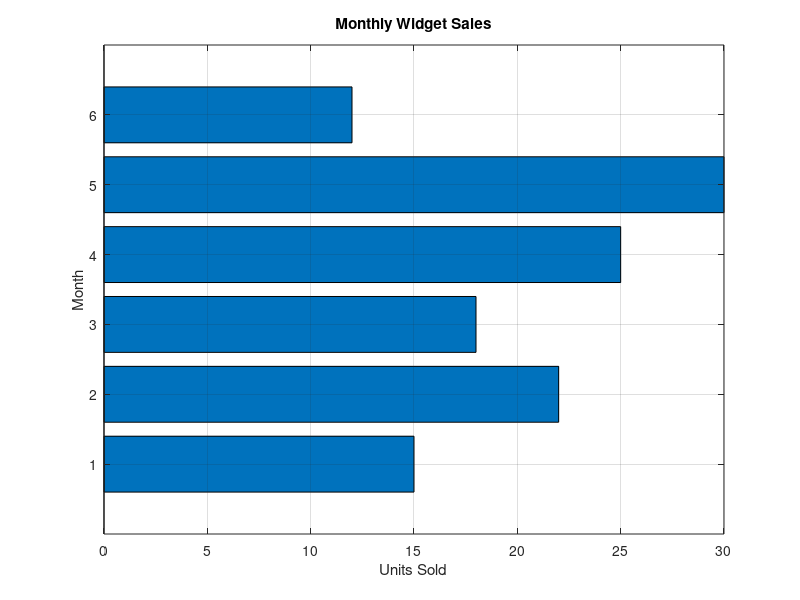

Recreate this plot in MATLAB.
% barh - Horizontal bar chart
% Demonstrates a simple horizontal bar chart

categories = [15 22 18 25 30 12];

figure;
barh(categories);
title('Monthly Widget Sales');
xlabel('Units Sold');
ylabel('Month');
grid on;
